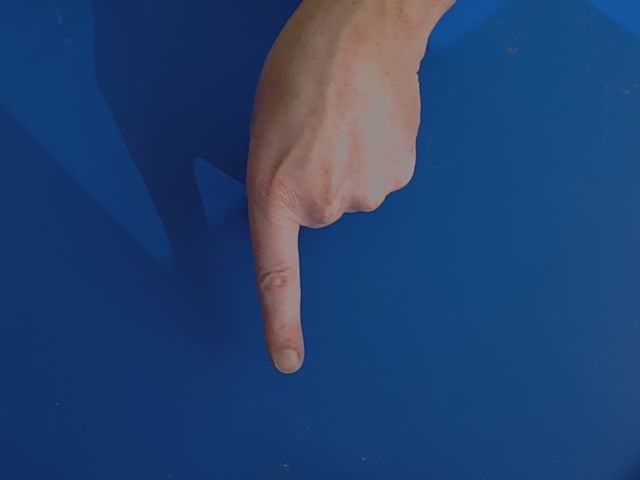
#> input picture Pic_Data/Test/1/1729601237030705600.png, 640 x 480 px; its folder holds only this picture in this run
$ python -i 'KNN _Lcurve.py'   (imports and definitions only)
#> lines starting #> are read from the running program, lines starting #| are printed output that depends on the picture; after the words box and inside, x2 and y2 are one past the last pixel; in counts of white or black regions, pixels touching at a corner belong together
#> further down, picture is the input picture: shape (480, 640, 3); mean B, G, R 112.2, 66.6, 35.9
import os
import cv2 as cv
import numpy as np
import matplotlib.pyplot as plt
from sklearn.neighbors import KNeighborsClassifier
from sklearn.preprocessing import StandardScaler
from sklearn.model_selection import train_test_split
from sklearn.metrics import accuracy_score, precision_score, recall_score, f1_score, classification_report, confusion_matrix, ConfusionMatrixDisplay, roc_curve, roc_auc_score, auc
from sklearn.model_selection import cross_val_score, GridSearchCV
from sklearn.pipeline import Pipeline
from sklearn.model_selection import learning_curve, train_test_split

def convertToBlackWhite(img):
    # Change image color space
    img_resized = cv.blur(img, (3, 3))
    img_hsv = cv.cvtColor(img_resized, cv.COLOR_BGR2HSV)
#> img_hsv: shape (480, 640, 3); mean H, S, V 96.6, 190.1, 116.9

    # Define background color range in HSV space
    light_blue = (90, 0, 0)
    dark_blue = (130, 255, 255)

    # Mark pixels outside background color range
    img_BW = ~cv.inRange(img_hsv, light_blue, dark_blue)
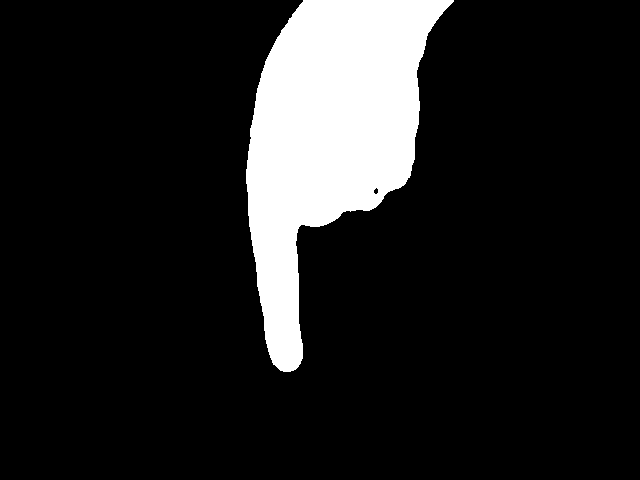
#> img_BW: shape (480, 640); 13% white; 1 white region, box (x1, y1, x2, y2) and area: (246, 0, 454, 372) 39912

    return img_BW

# [60 lines left out: functions convertToBlackWhiteVariables, extract_features, extract_features_list, annotate_image_with_accuracy, not called in this run]


# [39 lines not run here, left out]

>>> import cv2
>>> picture = cv2.imread('../Pic_Data/Test/1/1729601237030705600.png')
>>> result = convertToBlackWhite(picture)

$ run again, on Pic_Data/Test/1/1729601262651569000.png
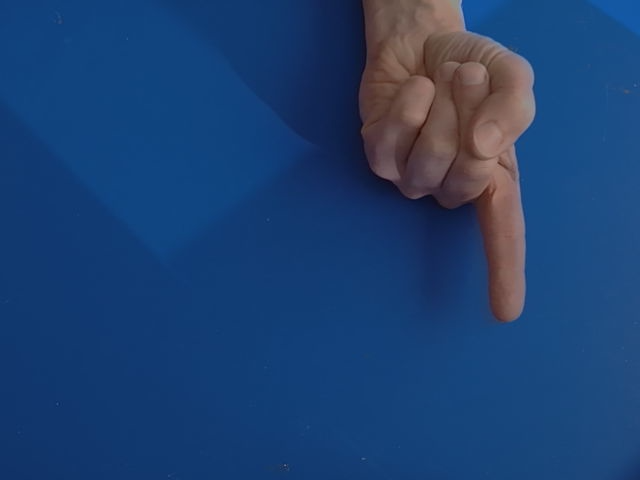
#> input picture Pic_Data/Test/1/1729601262651569000.png, 640 x 480 px
#> picture is the input picture: shape (480, 640, 3); mean B, G, R 113, 64.9, 29.6
#> img_hsv: shape (480, 640, 3); mean H, S, V 100.1, 197.3, 116.5
#> in convertToBlackWhite, `img_BW = ~cv.inRange(img_hsv, light_blue, dark_blue)`:
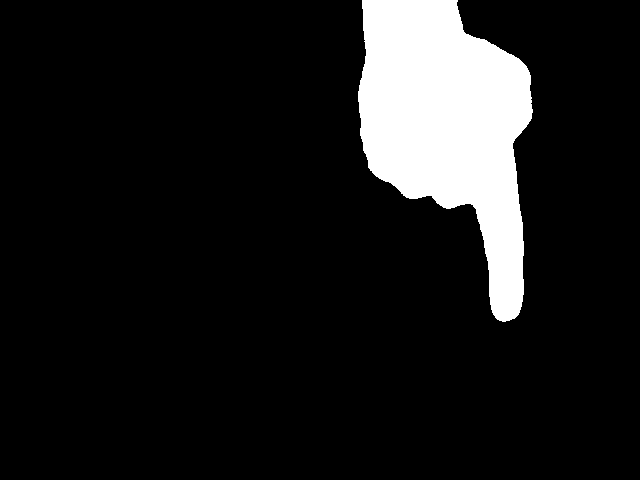
#> img_BW: shape (480, 640); 10.8% white; 1 white region, box (x1, y1, x2, y2) and area: (358, 0, 533, 322) 33138
